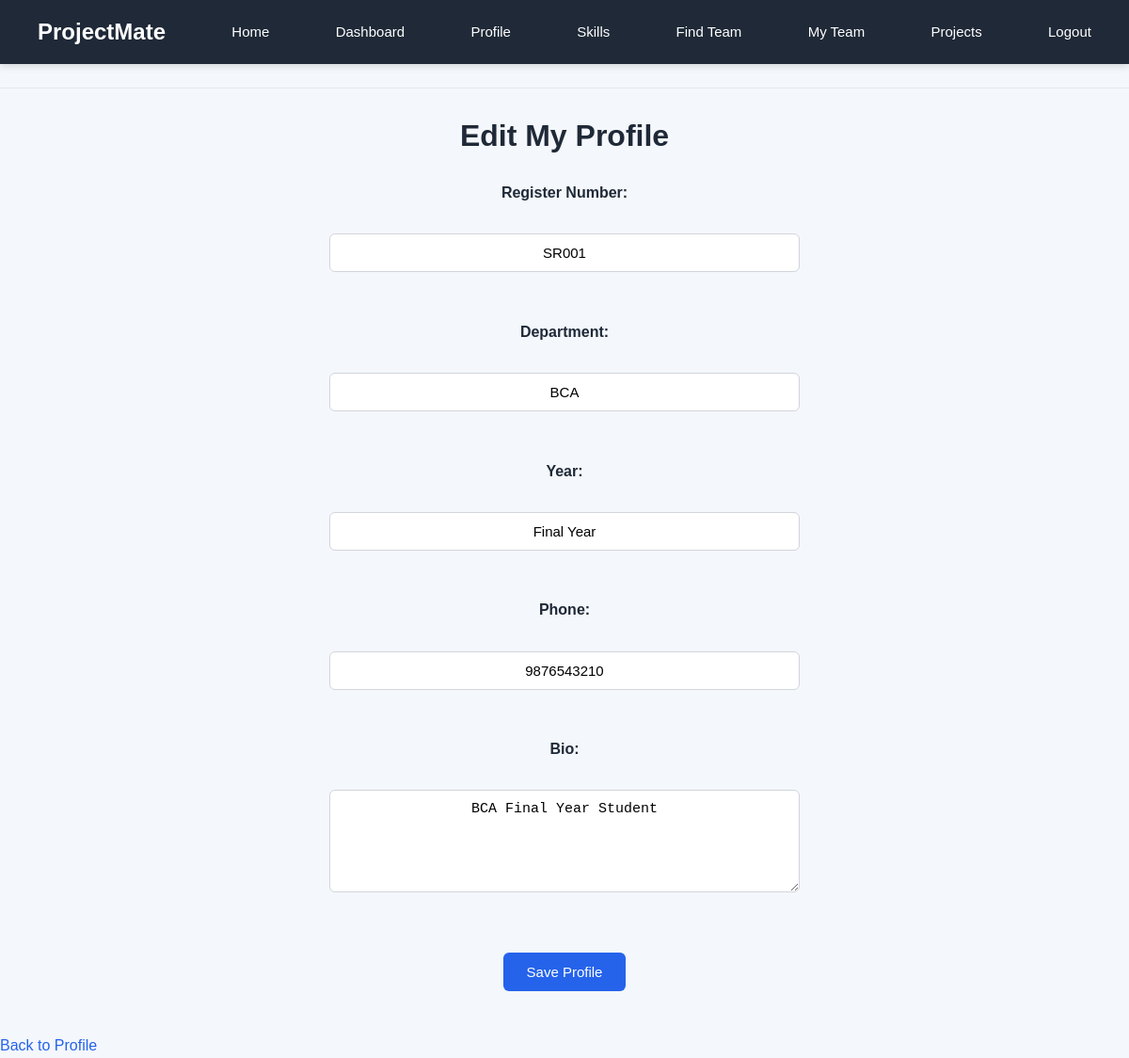
The app's page /edit-profile (signed in) with its own data.
### tables this page shows
CREATE TABLE student_profiles (
            id INTEGER PRIMARY KEY AUTOINCREMENT,
            user_id INTEGER NOT NULL,
            register_number TEXT,
            department TEXT,
            year TEXT,
            phone TEXT,
            bio TEXT,
            FOREIGN KEY (user_id) REFERENCES users(id)
        );

### app.py (the view, shortened to what this page needs)
@app.route("/edit-profile", methods=["GET", "POST"])
def edit_profile():
    user_id = session.get("user_id")
    if not user_id:
        return redirect(url_for("student_login"))
    conn = get_db_connection()
    profile = conn.execute("""
        SELECT *
        FROM student_profiles
        WHERE user_id = ?
    """, (user_id,)).fetchone()
    if profile is None:
        conn.close()
        return "Student profile not found!"
    conn.close()
    return render_template(
        "edit_profile.html",
        profile=profile
    )

### app.py (called while the page is built)
def get_db_connection():
    conn = sqlite3.connect(DATABASE)
    conn.row_factory = sqlite3.Row
    return conn

### templates/edit_profile.html (shortened to what this page needs)
<!DOCTYPE html>
<html>
<head>
    <link rel="stylesheet"
          href="{{ url_for('static', filename='style.css') }}">
</head>
<body>
    <nav>
        <h2>ProjectMate</h2>
        <a href="{{ url_for('home') }}">
            Home
        </a>
        <a href="{{ url_for('student_dashboard') }}">
            Dashboard
        </a>
        <a href="{{ url_for('student_profile') }}">
            Profile
        </a>
        <a href="{{ url_for('student_skills') }}">
            Skills
        </a>
        <a href="{{ url_for('find_team') }}">
            Find Team
        </a>
        <a href="{{ url_for('my_team') }}">
            My Team
        </a>
        <a href="{{ url_for('my_projects') }}">
            Projects
        </a>
        <a href="{{ url_for('student_logout') }}">
            Logout
        </a>
    </nav>
    <hr>
    <h1>Edit My Profile</h1>
    <form method="POST">
        <label>
            Register Number:
        </label>
        <br>
        <input
            type="text"
            name="register_number"
            value="{{ profile['register_number'] or '' }}"
            required
        >
        <br><br>
        <label>
            Department:
        </label>
        <br>
        <input
            type="text"
            name="department"
            value="{{ profile['department'] or '' }}"
            required
        >
        <br><br>
        <label>
            Year:
        </label>
        <br>
        <input
            type="text"
            name="year"
            value="{{ profile['year'] or '' }}"
            required
        >
        <br><br>
        <label>
            Phone:
        </label>
        <br>
        <input
            type="text"
            name="phone"
            value="{{ profile['phone'] or '' }}"
            required
        >
        <br><br>
        <label>
            Bio:
        </label>
        <br>
        <textarea
            name="bio"
            rows="5"
            cols="40"
        >{{ profile['bio'] or '' }}</textarea>
        <br><br>
        <button type="submit">
            Save Profile
        </button>
    </form>
    <br>
    <a href="{{ url_for('student_profile') }}">
        Back to Profile
    </a>
</body>
</html>

### static/style.css (style rules this page uses)
* { box-sizing: border-box; }
body { font-family: Arial, sans-serif; margin: 0; padding: 0; background-color: #f4f7fb; color: #1f2937; line-height: 1.6; }
nav { background-color: #1f2937; padding: 15px 40px; display: flex; justify-content: space-between; align-items: center; box-shadow: 0 2px 8px rgba(0, 0, 0, 0.15); }
nav h2 { color: white; margin: 0; }
nav a { color: white; text-decoration: none; margin-left: 20px; font-size: 15px; }
h1 { margin-top: 20px; color: #1f2937; font-size: 32px; }
h2 { color: #374151; }
button { background-color: #2563eb; color: white; border: none; padding: 12px 25px; margin: 10px; border-radius: 6px; cursor: pointer; font-size: 15px; transition: 0.3s; }
a { color: #2563eb; text-decoration: none; }
form { max-width: 500px; margin: 20px auto; }
label { font-weight: bold; display: block; margin-top: 10px; }
input, textarea, select { width: 100%; padding: 11px; margin: 5px 0 15px 0; border: 1px solid #d1d5db; border-radius: 6px; font-size: 15px; background-color: white; }
form button { display: block; margin: 15px auto; }
hr { border: 0; border-top: 1px solid #e5e7eb; margin: 25px 0; }
form { max-width: 500px; margin: 20px auto; text-align: center; }
input, textarea, select { width: 100%; padding: 11px; margin: 5px 0 15px 0; text-align: center; }
label { font-weight: bold; display: block; text-align: center; }
body > h1, body > h2, body > p { text-align: center; }
body > form { margin-left: auto; margin-right: auto; }

### records on screen
student_profiles: register_number "SR001", department "BCA", year "Final Year", phone "9876543210", bio "BCA Final Year Student"
